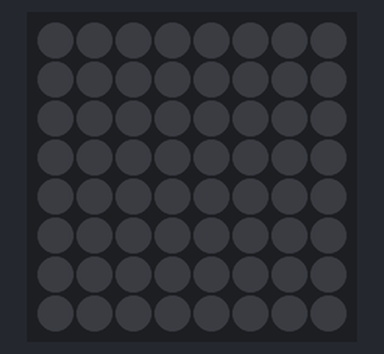
This program was run on a simulated Raspberry Pi (BCM pin numbers) with a Sense HAT. On the bench: the Sense HAT's 8×8 RGB LED matrix.

Above: at 0.1 s.
At 1.1 s:
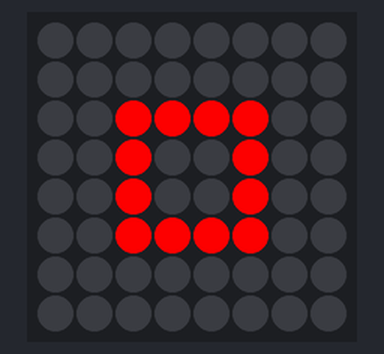
At 1.6 s:
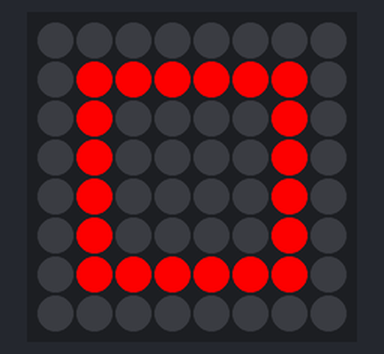
At 2.1 s:
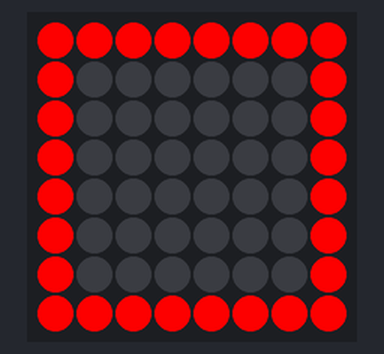
At 3.6 s:
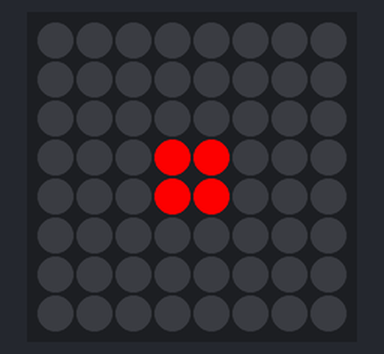

Measured:
- by itself, everything shown: repeats every 4.5 s, in 8 steps
- what the display in image 1 shows lasts 0.5 s, from 1.0 s to 1.5 s

The program:

rect_animated.py
```python
from sense_hat import SenseHat
import time

sense = SenseHat()

r = [255, 0, 0]
w = [0, 0, 0]

first_rect = [
	w, w, w, w, w, w, w, w,
	w, w, w, w, w, w, w, w,
	w, w, w, w, w, w, w, w,
	w, w, w, w, w, w, w, w,
	w, w, w, w, w, w, w, w,
	w, w, w, w, w, w, w, w,
	w, w, w, w, w, w, w, w,
	w, w, w, w, w, w, w, w,
]

sec_rect = [
	w, w, w, w, w, w, w, w,
	w, w, w, w, w, w, w, w,
	w, w, w, w, w, w, w, w,
	w, w, w, r, r, w, w, w,
	w, w, w, r, r, w, w, w,
	w, w, w, w, w, w, w, w,
	w, w, w, w, w, w, w, w,
	w, w, w, w, w, w, w, w,
]

third_rect = [
	w, w, w, w, w, w, w, w,
	w, w, w, w, w, w, w, w,
	w, w, r, r, r, r, w, w,
	w, w, r, w, w, r, w, w,
	w, w, r, w, w, r, w, w,
	w, w, r, r, r, r, w, w,
	w, w, w, w, w, w, w, w,
	w, w, w, w, w, w, w, w,
]

fou_rect = [
	w, w, w, w, w, w, w, w,
	w, r, r, r, r, r, r, w,
	w, r, w, w, w, w, r, w,
	w, r, w, w, w, w, r, w,
	w, r, w, w, w, w, r, w,
	w, r, w, w, w, w, r, w,
	w, r, r, r, r, r, r, w,
	w, w, w, w, w, w, w, w,
]

fif_rect = [
	r, r, r, r, r, r, r, r,
	r, w, w, w, w, w, w, r,
	r, w, w, w, w, w, w, r,
	r, w, w, w, w, w, w, r,
	r, w, w, w, w, w, w, r,
	r, w, w, w, w, w, w, r,
	r, w, w, w, w, w, w, r,
	r, r, r, r, r, r, r, r,
]

while True :
	sense.set_pixels(first_rect)
	time.sleep(0.5)
	sense.clear()
	sense.set_pixels(sec_rect)
	time.sleep(0.5)
	sense.clear()
	sense.set_pixels(third_rect)
	time.sleep(0.5)
	sense.clear()
	sense.set_pixels(fou_rect)
	time.sleep(0.5)
	sense.clear()
	sense.set_pixels(fif_rect)
	time.sleep(0.5)
	sense.clear()
	sense.set_pixels(fou_rect)
	time.sleep(0.5)
	sense.clear()
	sense.set_pixels(third_rect)
	time.sleep(0.5)
	sense.clear()
	sense.set_pixels(sec_rect)
	time.sleep(0.5)
	sense.clear()
	sense.set_pixels(first_rect)
	time.sleep(0.5)
	sense.clear()
```
